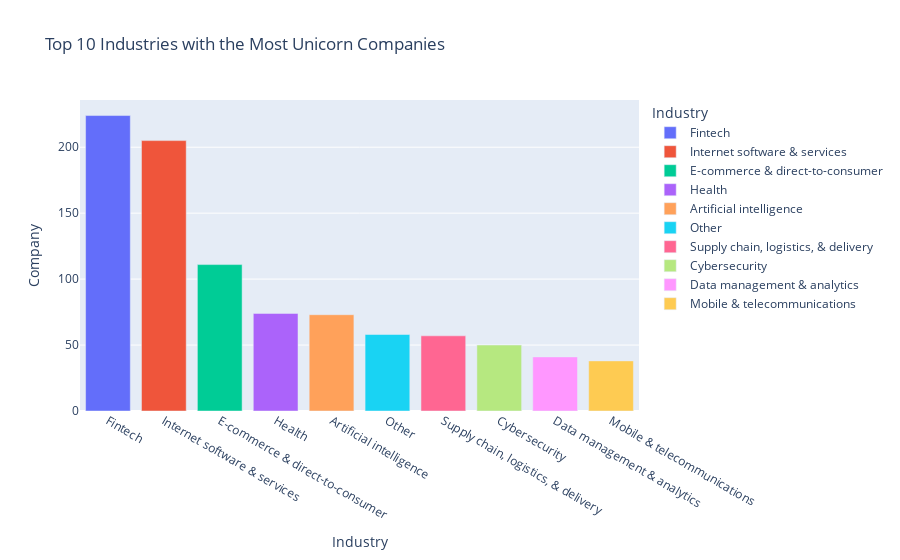

Notebook cell for this chart:
### Code cell
import plotly.express as px

# Group the data by the 'Industry' column and count the number of unicorn companies in each industry
unicorn_count_by_industry = data['Company'].groupby(data['Industry']).count().reset_index()

# Sort the industries by the number of unicorn companies in descending order
unicorn_count_by_industry = unicorn_count_by_industry.sort_values(by='Company', ascending=False)

# Select the top N industries for visualization, e.g., the top 10
top_industries = unicorn_count_by_industry.head(10)

# Create a bar chart using Plotly Express
fig = px.bar(top_industries,
             x='Industry',
             y='Company',
             title='Top 10 Industries with the Most Unicorn Companies',
             color="Industry")

# Display the chart
fig.show()

### Figure 1 — Plotly figure (JSON) as saved in the notebook; plotly's stock layout.template omitted (floating-point values rounded to 4 significant figures)
{"data": [{"alignmentgroup": "True", "hovertemplate": "Industry=%{x}<br>Company=%{y}<extra></extra>", "legendgroup": "Fintech", "marker": {"color": "#636efa", "pattern": {"shape": ""}}, "name": "Fintech", "offsetgroup": "Fintech", "orientation": "v", "showlegend": true, "textposition": "auto", "type": "bar", "x": ["Fintech"], "xaxis": "x", "y": [224], "yaxis": "y"}, {"alignmentgroup": "True", "hovertemplate": "Industry=%{x}<br>Company=%{y}<extra></extra>", "legendgroup": "Internet software & services", "marker": {"color": "#EF553B", "pattern": {"shape": ""}}, "name": "Internet software & services", "offsetgroup": "Internet software & services", "orientation": "v", "showlegend": true, "textposition": "auto", "type": "bar", "x": ["Internet software & services"], "xaxis": "x", "y": [205], "yaxis": "y"}, {"alignmentgroup": "True", "hovertemplate": "Industry=%{x}<br>Company=%{y}<extra></extra>", "legendgroup": "E-commerce & direct-to-consumer", "marker": {"color": "#00cc96", "pattern": {"shape": ""}}, "name": "E-commerce & direct-to-consumer", "offsetgroup": "E-commerce & direct-to-consumer", "orientation": "v", "showlegend": true, "textposition": "auto", "type": "bar", "x": ["E-commerce & direct-to-consumer"], "xaxis": "x", "y": [111], "yaxis": "y"}, {"alignmentgroup": "True", "hovertemplate": "Industry=%{x}<br>Company=%{y}<extra></extra>", "legendgroup": "Health", "marker": {"color": "#ab63fa", "pattern": {"shape": ""}}, "name": "Health", "offsetgroup": "Health", "orientation": "v", "showlegend": true, "textposition": "auto", "type": "bar", "x": ["Health"], "xaxis": "x", "y": [74], "yaxis": "y"}, {"alignmentgroup": "True", "hovertemplate": "Industry=%{x}<br>Company=%{y}<extra></extra>", "legendgroup": "Artificial intelligence", "marker": {"color": "#FFA15A", "pattern": {"shape": ""}}, "name": "Artificial intelligence", "offsetgroup": "Artificial intelligence", "orientation": "v", "showlegend": true, "textposition": "auto", "type": "bar", "x": ["Artificial intelligence"], "xaxis": "x", "y": [73], "yaxis": "y"}, {"alignmentgroup": "True", "hovertemplate": "Industry=%{x}<br>Company=%{y}<extra></extra>", "legendgroup": "Other", "marker": {"color": "#19d3f3", "pattern": {"shape": ""}}, "name": "Other", "offsetgroup": "Other", "orientation": "v", "showlegend": true, "textposition": "auto", "type": "bar", "x": ["Other"], "xaxis": "x", "y": [58], "yaxis": "y"}, {"alignmentgroup": "True", "hovertemplate": "Industry=%{x}<br>Company=%{y}<extra></extra>", "legendgroup": "Supply chain, logistics, & delivery", "marker": {"color": "#FF6692", "pattern": {"shape": ""}}, "name": "Supply chain, logistics, & delivery", "offsetgroup": "Supply chain, logistics, & delivery", "orientation": "v", "showlegend": true, "textposition": "auto", "type": "bar", "x": ["Supply chain, logistics, & delivery"], "xaxis": "x", "y": [57], "yaxis": "y"}, {"alignmentgroup": "True", "hovertemplate": "Industry=%{x}<br>Company=%{y}<extra></extra>", "legendgroup": "Cybersecurity", "marker": {"color": "#B6E880", "pattern": {"shape": ""}}, "name": "Cybersecurity", "offsetgroup": "Cybersecurity", "orientation": "v", "showlegend": true, "textposition": "auto", "type": "bar", "x": ["Cybersecurity"], "xaxis": "x", "y": [50], "yaxis": "y"}, {"alignmentgroup": "True", "hovertemplate": "Industry=%{x}<br>Company=%{y}<extra></extra>", "legendgroup": "Data management & analytics", "marker": {"color": "#FF97FF", "pattern": {"shape": ""}}, "name": "Data management & analytics", "offsetgroup": "Data management & analytics", "orientation": "v", "showlegend": true, "textposition": "auto", "type": "bar", "x": ["Data management & analytics"], "xaxis": "x", "y": [41], "yaxis": "y"}, {"alignmentgroup": "True", "hovertemplate": "Industry=%{x}<br>Company=%{y}<extra></extra>", "legendgroup": "Mobile & telecommunications", "marker": {"color": "#FECB52", "pattern": {"shape": ""}}, "name": "Mobile & telecommunications", "offsetgroup": "Mobile & telecommunications", "orientation": "v", "showlegend": true, "textposition": "auto", "type": "bar", "x": ["Mobile & telecommunications"], "xaxis": "x", "y": [38], "yaxis": "y"}], "layout": {"barmode": "relative", "legend": {"title": {"text": "Industry"}, "tracegroupgap": 0}, "title": {"text": "Top 10 Industries with the Most Unicorn Companies"}, "xaxis": {"anchor": "y", "categoryarray": ["Fintech", "Internet software & services", "E-commerce & direct-to-consumer", "Health", "Artificial intelligence", "Other", "Supply chain, logistics, & delivery", "Cybersecurity", "Data management & analytics", "Mobile & telecommunications"], "categoryorder": "array", "domain": [0, 1], "title": {"text": "Industry"}}, "yaxis": {"anchor": "x", "domain": [0, 1], "title": {"text": "Company"}}}}
